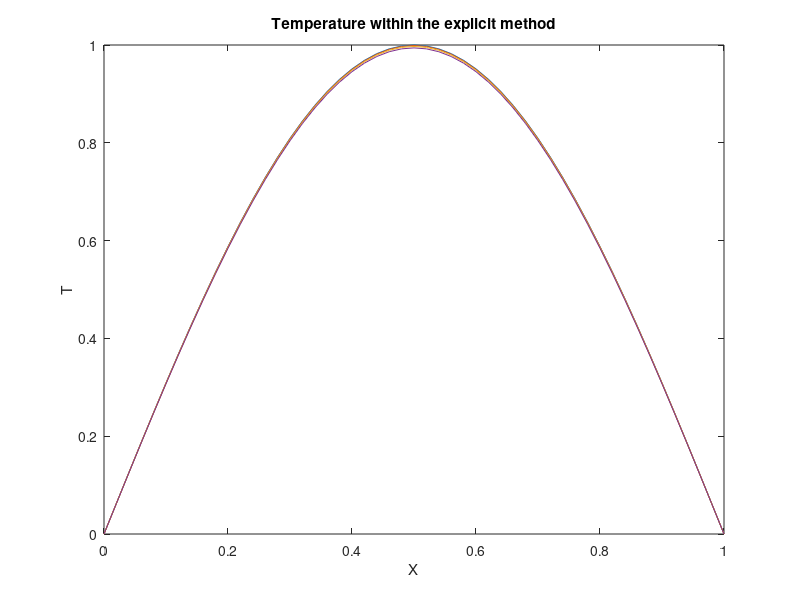
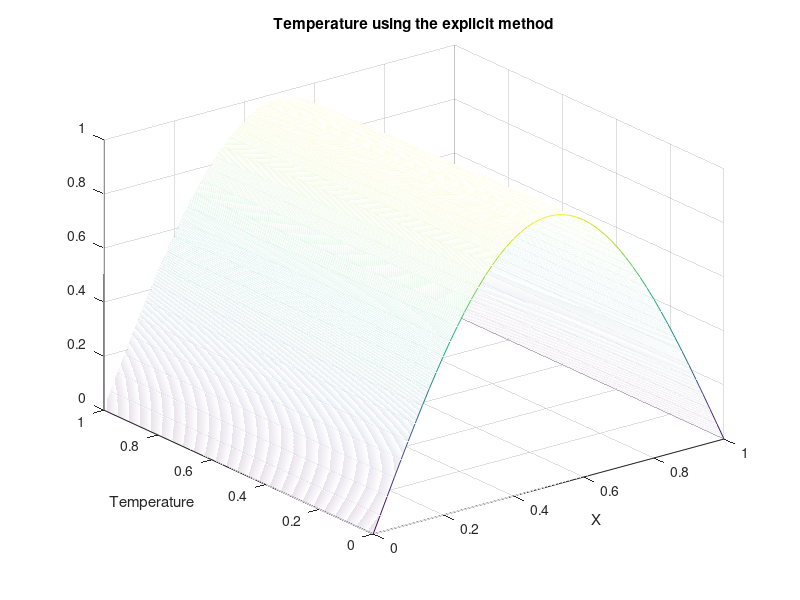

Write MATLAB code to recreate these figures, in order.
%% Matlab code to illustrate heat diffusion equation
%% ut=c*uxx first order in time and second order in space)
%% implemented using explicit method

% clc;close all;clear all

%% Define parameters for diffusion eqn and the range in space and time
L=1; %length of wire
T=1; %final time

%% Parameters needed to solve the equation within explicit method
maxk=2500; %no of time steps
dt=T/maxk;
n=50; %no of space steps
nint=50; %The wavefront: intermediate point from which u=0
dx=L/n;
cond=0.25; %conductivity
b=2.*cond*dt/(dx+dx); % stabilty parameter (b<=1)
                      %the stabilty condition depends more on solution
                      %propagating from the point (n,j) hence we use b=2r
                      %for the stability parameter
                      

%% Initial temperature of the wire a sinusoid
for i=1:(n+1)
    x(i)=(i-1)*dx;
    u(i,1)=sin(pi*x(i));
end

%% Temperature at the boundary (T=0)
for k=1:maxk+1
    u(1,k)=0;
    u(n+1,k)=0;
    time(k)=(k-1)*dt;
end

%% Implementation of the Explicit method
for k=1:maxk %time loop
    for i=2:n %space loop
        u(i,k+1)=u(i,k) +0.5*b*(u(i-1,k)+u(i+1,k)-2.*u(i,k));
    end
end

%% Graph of temperature at different selected times
figure(1)
plot(x,u(:,1),'-',x,u(:,100),'-',x,u(:,300),'-',x,u(:,600),'-');
%at time step 0,100,300,600
title('Temperature within the explicit method');
xlabel('X');
ylabel('T');

figure(2)
mesh(x,time,u');
title('Temperature using the explicit method');
xlabel('X');
ylabel('Temperature');

    